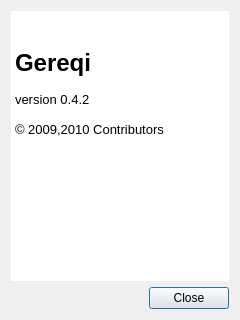
<?xml version="1.0" encoding="UTF-8"?>
<ui version="4.0">
 <class>About</class>
 <widget class="QDialog" name="About">
  <property name="geometry">
   <rect>
    <x>0</x>
    <y>0</y>
    <width>240</width>
    <height>320</height>
   </rect>
  </property>
  <property name="windowTitle">
   <string>About Gereqi</string>
  </property>
  <property name="windowIcon">
   <iconset resource="icons/resource.qrc">
    <normaloff>:/Icons/app.png</normaloff>:/Icons/app.png</iconset>
  </property>
  <layout class="QGridLayout" name="gridLayout">
   <item row="0" column="0">
    <widget class="QTextBrowser" name="textBrowser">
     <property name="autoFillBackground">
      <bool>true</bool>
     </property>
     <property name="styleSheet">
      <string notr="true">background-color: rgb(255, 255, 255);</string>
     </property>
     <property name="frameShape">
      <enum>QFrame::NoFrame</enum>
     </property>
     <property name="frameShadow">
      <enum>QFrame::Plain</enum>
     </property>
     <property name="lineWidth">
      <number>0</number>
     </property>
     <property name="html">
      <string>&lt;!DOCTYPE HTML PUBLIC &quot;-//W3C//DTD HTML 4.0//EN&quot; &quot;http://www.w3.org/TR/REC-html40/strict.dtd&quot;&gt;
&lt;html&gt;&lt;head&gt;&lt;meta name=&quot;qrichtext&quot; content=&quot;1&quot; /&gt;&lt;style type=&quot;text/css&quot;&gt;
p, li { white-space: pre-wrap; }
&lt;/style&gt;&lt;/head&gt;&lt;body style=&quot; font-family:'Droid Sans'; font-size:10pt; font-weight:400; font-style:normal;&quot;&gt;
&lt;p align=&quot;right&quot; style=&quot; margin-top:0px; margin-bottom:0px; margin-left:0px; margin-right:0px; -qt-block-indent:0; text-indent:0px;&quot;&gt;&lt;img src=&quot;:/Icons/app.png&quot; /&gt;&lt;/p&gt;
&lt;p style=&quot;-qt-paragraph-type:empty; margin-top:0px; margin-bottom:0px; margin-left:0px; margin-right:0px; -qt-block-indent:0; text-indent:0px; font-size:12pt; font-weight:600;&quot;&gt;&lt;/p&gt;
&lt;p style=&quot; margin-top:0px; margin-bottom:0px; margin-left:0px; margin-right:0px; -qt-block-indent:0; text-indent:0px;&quot;&gt;&lt;span style=&quot; font-size:18pt; font-weight:600;&quot;&gt;Gereqi&lt;/span&gt;&lt;/p&gt;
&lt;p style=&quot;-qt-paragraph-type:empty; margin-top:0px; margin-bottom:0px; margin-left:0px; margin-right:0px; -qt-block-indent:0; text-indent:0px;&quot;&gt;&lt;/p&gt;
&lt;p style=&quot; margin-top:0px; margin-bottom:0px; margin-left:0px; margin-right:0px; -qt-block-indent:0; text-indent:0px;&quot;&gt;version 0.4.2&lt;/p&gt;
&lt;p style=&quot;-qt-paragraph-type:empty; margin-top:0px; margin-bottom:0px; margin-left:0px; margin-right:0px; -qt-block-indent:0; text-indent:0px;&quot;&gt;&lt;/p&gt;
&lt;p style=&quot; margin-top:0px; margin-bottom:0px; margin-left:0px; margin-right:0px; -qt-block-indent:0; text-indent:0px;&quot;&gt;© 2009,2010 Contributors&lt;/p&gt;
&lt;p style=&quot;-qt-paragraph-type:empty; margin-top:0px; margin-bottom:0px; margin-left:0px; margin-right:0px; -qt-block-indent:0; text-indent:0px;&quot;&gt;&lt;/p&gt;
&lt;p style=&quot;-qt-paragraph-type:empty; margin-top:0px; margin-bottom:0px; margin-left:0px; margin-right:0px; -qt-block-indent:0; text-indent:0px;&quot;&gt;&lt;/p&gt;&lt;/body&gt;&lt;/html&gt;</string>
     </property>
     <property name="textInteractionFlags">
      <set>Qt::NoTextInteraction</set>
     </property>
    </widget>
   </item>
   <item row="1" column="0">
    <widget class="QDialogButtonBox" name="buttonBox">
     <property name="orientation">
      <enum>Qt::Horizontal</enum>
     </property>
     <property name="standardButtons">
      <set>QDialogButtonBox::Close</set>
     </property>
    </widget>
   </item>
  </layout>
 </widget>
 <resources>
  <include location="icons/resource.qrc"/>
 </resources>
 <connections>
  <connection>
   <sender>buttonBox</sender>
   <signal>accepted()</signal>
   <receiver>About</receiver>
   <slot>accept()</slot>
   <hints>
    <hint type="sourcelabel">
     <x>235</x>
     <y>291</y>
    </hint>
    <hint type="destinationlabel">
     <x>157</x>
     <y>274</y>
    </hint>
   </hints>
  </connection>
  <connection>
   <sender>buttonBox</sender>
   <signal>rejected()</signal>
   <receiver>About</receiver>
   <slot>reject()</slot>
   <hints>
    <hint type="sourcelabel">
     <x>235</x>
     <y>291</y>
    </hint>
    <hint type="destinationlabel">
     <x>286</x>
     <y>274</y>
    </hint>
   </hints>
  </connection>
 </connections>
</ui>
